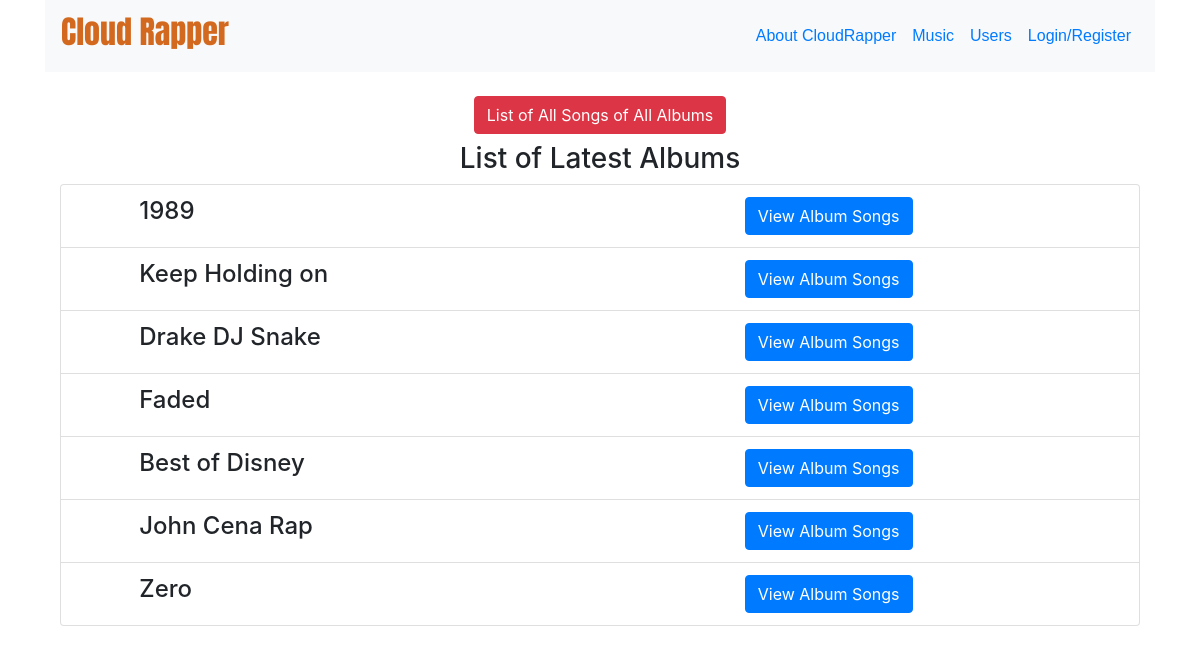
The app's page /music/ with its own data.
### music/models.py (models this page shows, shortened)
class Album(models.Model):
    album_name = models.CharField(max_length=100)
    artist_name = models.CharField(max_length=100)
    genre = models.CharField(max_length=30)
    album_cover = models.ImageField(upload_to='album_covers/', null=True,
                                   validators=[validate_cover_extension])

### music/views.py (the view)
# urls.py: path('', views.AlbumList.as_view(), name='album-list'),
class AlbumList(ListView):
    template_name = 'music/album_list.html'
    queryset = Album.objects.all()

### templates/music/album_list.html (shortened to what this page needs)
{% extends 'base.html' %}
{% block content %}
    <div class="container-fluid my-3">
        <div class="container text-center">
            <a href="{% url 'music:song-list' %}" class="btn btn-danger mx-auto my-2">List of All Songs of All Albums</a>
        </div>
        <h3 class="text-center">List of Latest Albums</h3>
        <ul class="list-group">
            {% for album in object_list %}
                <li class="list-group-item">
                    <div class="container">
                        <div class="row justify-content-around">
                            <div class="col-sm-6">
                               <h4>{{ album.album_name }}</h4>
                            </div>
                            <div class="col-sm-4">
                                <a href="{% url 'music:album-detail' pk=album.id %}" class="btn btn-primary">View Album Songs</a>
                            </div>
                        </div>
                    </div>
                </li>
            {% endfor %}
        </ul>
    </div>
{% endblock %}

### records on screen
Album: album_name "1989"
Album: album_name "Keep Holding on"
Album: album_name "Drake DJ Snake"
Album: album_name "Faded"
Album: album_name "Best of Disney"
Album: album_name "John Cena Rap"
Album: album_name "Zero"
